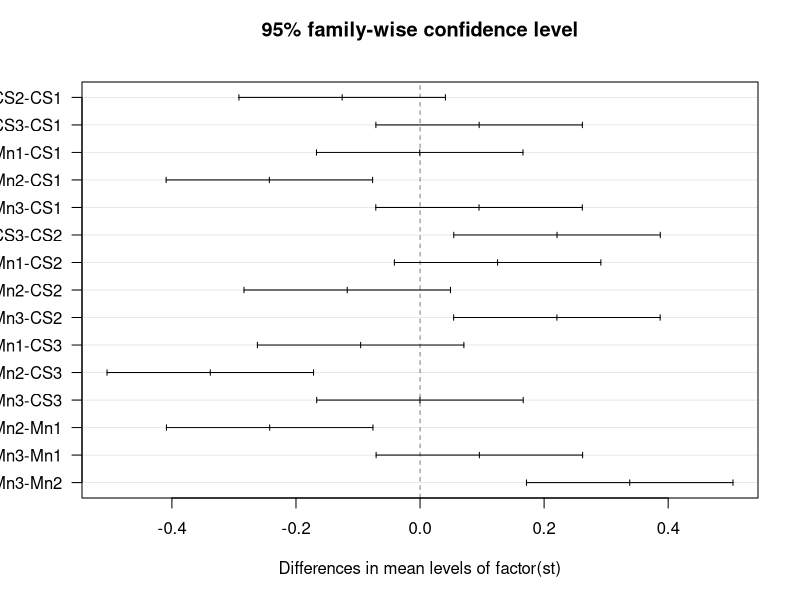

Source code (R): (Note: this script raises an error after producing the figure.)
#Incubation Experiment Mass

setwd("~/Dropbox/Stanford/Lab/Projects/Vitousek_Mn Litter Decomp/Mn Incubation/R Script")

library("colorspace")
library("ggplot2")
library("dplyr")
library(tidyselect)
library(multcomp)

site=c(rep(1, 3),rep(2,3),rep(3,3),rep(1, 3),
       rep(2,3),rep(3,3))
treatment = c(rep("C", 3),rep("C",3),rep("C",3),rep("Mn", 3),
              rep("Mn",3),rep("Mn",3))
st <- c(rep("CS1", 3),rep("CS2",3),rep("CS3",3),rep("Mn1", 3),
        rep("Mn2",3),rep("Mn3",3))
im = c(0.807165333333334,0.86482,0.807165333333334,0.812713333333334,
       0.740293333333334,0.828806666666667,0.839696666666667,0.968221666666667,
       0.873970000000001,0.807165333333334,0.884038222222223,0.807165333333334,
       0.756386666666667,0.732246666666667,0.708106666666667,0.831128333333334,
       0.925380000000001,0.942516666666667)
fm = c(0.3265,0.31,0.441,0.444,0.4503,0.4625,0.3067,0.3825,0.3053,0.3525,0.4083,
       0.3375,0.5345,0.4319,0.5574,0.3472,0.3268,0.3381)
delmass = c(0.480665333333334,0.554820000000001,0.366165333333334,
            0.368713333333334,0.289993333333334,0.366306666666667,
            0.532996666666667,0.585721666666667,0.568670000000001,
            0.454665333333334,0.475738222222223,0.469665333333334,
            0.221886666666668,0.300346666666667,0.150706666666667,
            0.483928333333334,0.598580000000001,0.604416666666668)

exp.mass.data <- data.frame(site, treatment,st,im,fm,delmass)
exp.mass.data

exp.del.mass.data <-data.frame(st,delmass, data = exp.mass.data)
exp.del.mass.data

#One-way ANOVA and Tukey's post-hoc: delta mass
delmass.aov.st <- aov(delmass ~ st, data = exp.del.mass.data)
summary(delmass.aov.st)

delmass.aov.factor = aov( delmass ~ factor(st), data = exp.del.mass.data)
tukey.delmass<-TukeyHSD(delmass.aov.factor)
tukey.delmass
plot(tukey.delmass , las=1 , col="black")

cld <- multcompLetters4(delmass.aov.factor, tukey.delmass)
print(cld)

##Paired Two-Sample Welch's T-test: Welch’s t-test: this test assumes that both groups of data are sampled from populations that follow a normal distribution, but it does not assume that those two populations have the same variance.
###paired because the sample number for each group are equal
###iniitial and final incubation (dry) litter masses, c = control, mn = Mn, i=initial, f=final

ic1<-c(0.807165333333334,0.86482,0.807165333333334)	
ic2<-c(0.812713333333334,0.740293333333334,0.828806666666667)
ic3<-c(0.839696666666667,0.968221666666667,0.873970000000001)
fc1<-c(0.3265,0.31,0.441)
fc2<-c(0.444,0.4503,0.4625)
fc3<-c(0.3067,0.3825,0.3053)
imn1<-c(0.807165333333334,0.884038222222223,0.807165333333334)
imn2<-c(0.756386666666667,0.732246666666667,0.708106666666667)
imn3<-c(0.831128333333334,0.925380000000001,0.942516666666667)
fmn1<-c(0.3525,0.4083,0.3375)
fmn2<-c(0.5345,0.4319,0.5574)
fmn3<-c(0.3472,0.3268,0.3381)

###Paired Two-Sample Welch's T-test by site.group

c1.df<-data.frame(group = (c(rep("initial", 3),rep("final",3))),
                   c1mass = c(ic1,fc1))
print(c1.df)
t_c1 <- t.test(ic1,fc1)
t_c1
##### *p-value = 0.002513

c2.df<-data.frame(group = (c(rep("initial", 3),rep("final",3))),
                  c2mass = c(ic2,fc2))
print(c2.df)
t_c2 <- t.test(ic2,fc2)
t_c2
##### *p-value = 0.004876

c3.df<-data.frame(group = (c(rep("initial", 3),rep("final",3))),
                  c3mass = c(ic3,fc3))
print(c3.df)
t_c3 <- t.test(ic3,fc3)
t_c3
##### *p-value = 0.0005639

mn1.df<-data.frame(group = (c(rep("initial", 3),rep("final",3))),
                  mn1mass = c(imn1,fmn1))
print(mn1.df)
t_mn1 <- t.test(imn1,fmn1)
t_mn1
##### *p-value = 0.000184

mn2.df<-data.frame(group = (c(rep("initial", 3),rep("final",3))),
                   mn1mass = c(imn2,fmn2))
print(mn2.df)
t_mn2 <- t.test(imn2,fmn2)
t_mn2
##### *p-value = 0.01879

mn3.df<-data.frame(group = (c(rep("initial", 3),rep("final",3))),
                   mn1mass = c(imn3,fmn3))
print(mn3.df)
t_mn3 <- t.test(imn3,fmn3)
t_mn3
##### *p-value = 0.003038

###Paired Two-Sample Welch's T-test by delta mass
delc1<-c(0.480665333333334,0.554820000000001,0.366165333333334)
delc2<-c(0.368713333333334,0.289993333333334,0.366306666666667)
delc3<-c(0.532996666666667,0.585721666666667,0.568670000000001)
delmn1<-c(0.454665333333334,0.475738222222223,0.469665333333334)
delmn2<-c(0.221886666666668,0.300346666666667,0.150706666666667)
delmn3<-c(0.483928333333334,0.598580000000001,0.604416666666668)

t_del1 <- t.test(delc1,delmn1)
t_del1
##### p-value = 0.9932

t_del2 <- t.test(delc2,delmn2)
t_del2
##### p-value = 0.09489

t_del3 <- t.test(delc3,delmn3)
t_del3
##### p-value = 0.9973




#Control vs. Mn treatments
##ANOVA

ic<-c(0.807165333333334,0.86482,0.807165333333334,0.812713333333334,0.740293333333334,0.828806666666667,0.839696666666667,0.968221666666667,0.873970000000001)
imn<-c(0.807165333333334,0.884038222222223,0.807165333333334,0.756386666666667,0.732246666666667,0.708106666666667,0.831128333333334,0.925380000000001,0.942516666666667)
fc<-c(0.3265,0.31,0.441,0.444,0.4503,0.4625,0.3067,0.3825,0.3053)
fmn<-c(0.3525,0.4083,0.3375,0.5345,0.4319,0.5574,0.3472,0.3268,0.3381)

ctrlmn.mass <- c(0.807165333333334,0.86482,0.807165333333334,0.812713333333334,0.740293333333334,0.828806666666667,
                 0.839696666666667,0.968221666666667,0.873970000000001,0.807165333333334,0.884038222222223,
                 0.807165333333334,0.756386666666667,0.732246666666667,0.708106666666667,0.831128333333334,
                 0.925380000000001,0.942516666666667,0.3265,0.31,0.441,0.444,0.4503,0.4625,0.3067,0.3825,0.3053,
                 0.3525,0.4083,0.3375,0.5345,0.4319,0.5574,0.3472,0.3268,0.3381)

ctrlmn.df<-data.frame(group = (c(rep("ic", 9),rep("imn",9),rep("fc", 9),rep("fmn",9))),
                  ctrlmn.mass )

ctrlmn.aov <- aov(ctrlmn.mass ~ group, data = ctrlmn.df)
summary(ctrlmn.aov)

tukey.ctrlmn<-TukeyHSD(ctrlmn.aov)
tukey.ctrlmn
plot(tukey.ctrlmn , las=1 , col="black")

cld <- multcompLetters4(ctrlmn.aov, tukey.ctrlmn)
print(cld)

##Paired Two-Sample Welch's T-test
delctrl<- c(0.480665333333334,0.554820000000001,0.366165333333334,0.368713333333334,0.289993333333334,
            0.366306666666667,0.532996666666667,0.585721666666667,0.568670000000001)
delmn<-c(0.454665333333334,0.475738222222223,0.469665333333334,0.221886666666668,0.300346666666667,
         0.150706666666667,0.483928333333334,0.598580000000001,0.604416666666668)

t_delctrlmn <- t.test(delctrl,delmn)
t_delctrlmn
